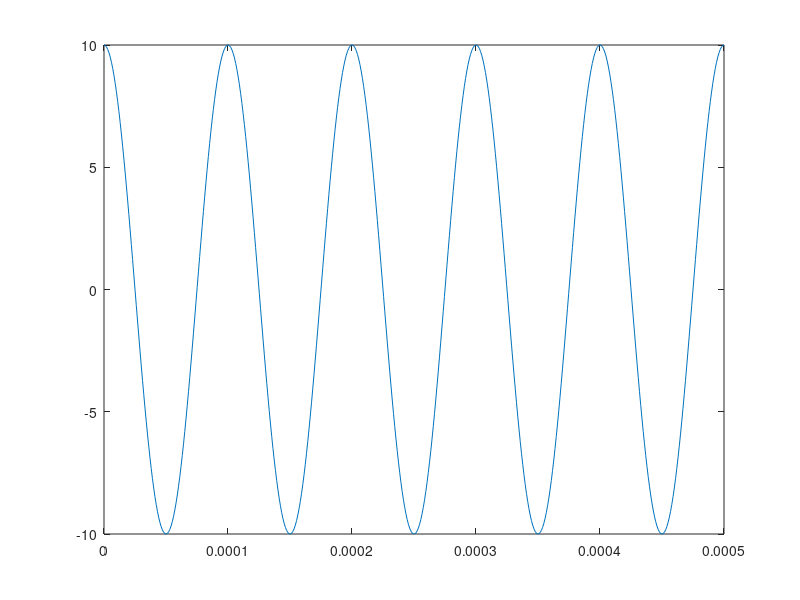

This figure's MATLAB source:
clc
clear all
close all

%input

f = 10e3;
can_periodos = 5;
can_frecuencias=5;
A=10;
serie='sinusoidal';

%process
w=2*pi*f;
t = linspace(0,can_periodos/f,500);
switch serie
    
    %cudrada
    case 'cuadrada'
        fourier= 0;

    for N=1:can_frecuencias+can_frecuencias-1
        if(mod(N,2)~=0)
            fourier=fourier+(1/N)*sin(2*pi*N*f*t);
        end
    
    end
    
    %triangular
    case 'triangular'
        fourier=0;
        for N=1:2:(can_frecuencias*2-1)
   
            fourier = fourier + ((pi/2)-(4/pi)*(1/N^2)*(cos(w*t*N)));

    
        end
        
    %diente
    case 'diente'
        fourier=0;
        for N=1:(can_frecuencias)
   
            fourier = fourier + (((2*A)/pi)*((-1)^(N+1))*((1/N)*sin(t*w*N)));
    
    
        end

    %sinu
    case 'sinusoidal'
        fsinusoidal = '90';
        switch fsinusoidal
            case '0'
                
                fourier = A*sin(2*pi*f*t + theta);
                
            case '90'
                
                fourier = A*sin(2*pi*f*t + pi/2);
                
            case '180'
                
                fourier = A*sin(2*pi*f*t + pi);
                
            case '270'
                
                fourier = A*sin(2*pi*f*t + 3*pi/2);
                
            otherwise
                fprintf('atras')
        end
    otherwise
        fprintf('programa terminado con exito')
end       
    
    
    
    
%output
figure(1)
plot(t,fourier)